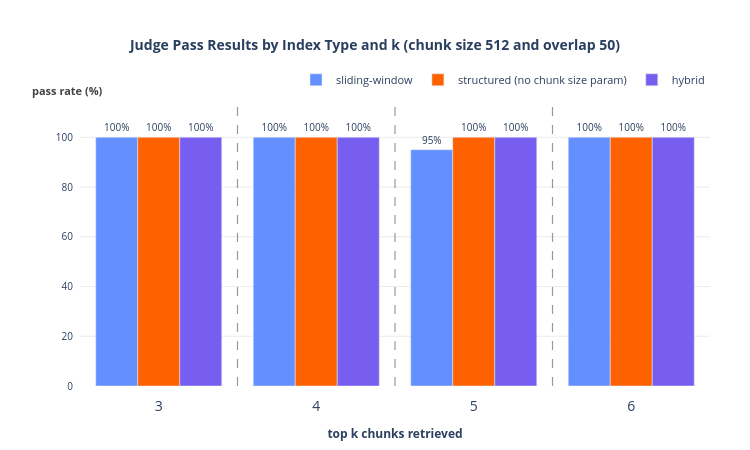
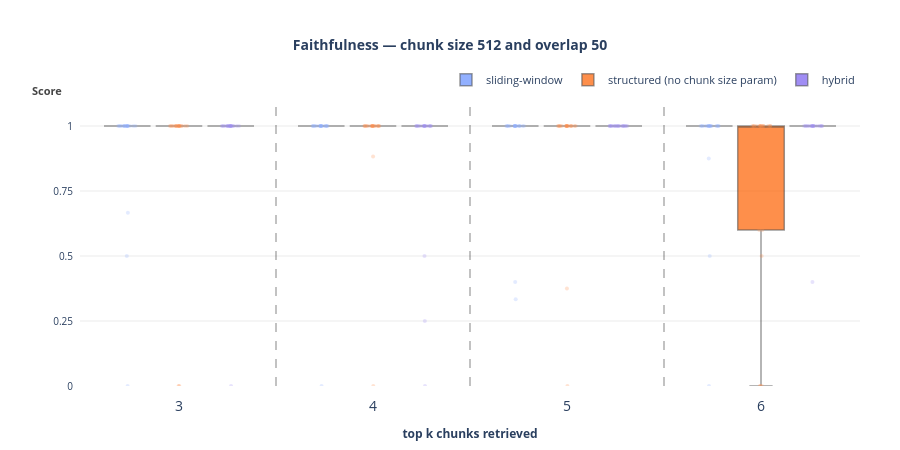
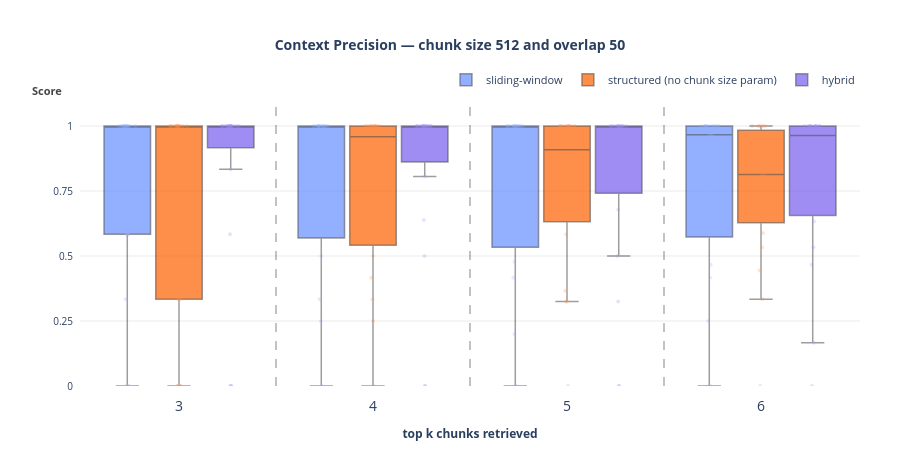

Source (notebook cell) for these figures, in order:
### Markdown cell above
# NO ANSWARE: 512

### Code cell
CHUNK_SIZE = 512
OVERLAP_SIZE = 50
df    = load_all_results(chunk_size=CHUNK_SIZE, no_answare=True)
stats = pass_stats(df)
means = metric_means(df, NO_ANSWARE_METRICS)

plot_pass_rate(stats, PLOTS_NO_ANSWARE_DIR / "512_no_answare_pass_rate.png",
               f"Judge Pass Results by Index Type and k (chunk size {CHUNK_SIZE} and overlap {OVERLAP_SIZE})", INDEX_LABELS)

for metric in NO_ANSWARE_METRICS:
    plot_single_metric_boxplot(
        df,
        PLOTS_NO_ANSWARE_DIR / f"boxplot_no_answare_{CHUNK_SIZE}_{metric}.png",
        metric,
        INDEX_LABELS,
        f"{metric.replace('_', ' ').title()} — chunk size {CHUNK_SIZE} and overlap {OVERLAP_SIZE}",
    )

# plot_metrics_lines(means, PLOTS_NO_ANSWARE_DIR / "512_no_answare_metrics_lines.png", NO_ANSWARE_METRICS, INDEX_LABELS)

### Figure 1 — Plotly figure (JSON) as saved in the notebook; plotly's stock layout.template omitted (floating-point values rounded to 4 significant figures)
{"data": [{"marker": {"color": "#648FFF"}, "name": "sliding-window", "text": ["100%", "100%", "95%", "100%"], "textfont": {"size": 10}, "textposition": "outside", "type": "bar", "x": ["3", "4", "5", "6"], "y": [100.0, 100.0, 95.0, 100.0]}, {"marker": {"color": "#FE6100"}, "name": "structured (no chunk size param)", "text": ["100%", "100%", "100%", "100%"], "textfont": {"size": 10}, "textposition": "outside", "type": "bar", "x": ["3", "4", "5", "6"], "y": [100.0, 100.0, 100.0, 100.0]}, {"marker": {"color": "#785EF0"}, "name": "hybrid", "text": ["100%", "100%", "100%", "100%"], "textfont": {"size": 10}, "textposition": "outside", "type": "bar", "x": ["3", "4", "5", "6"], "y": [100.0, 100.0, 100.0, 100.0]}], "layout": {"annotations": [{"font": {"color": "#444", "size": 11}, "showarrow": false, "text": "<b>pass rate (%)</b>", "x": 0.04, "xanchor": "right", "xref": "paper", "y": 1, "yanchor": "bottom", "yref": "paper"}], "barmode": "group", "height": 450, "legend": {"font": {"size": 11}, "orientation": "h", "x": 1, "xanchor": "right", "y": 1.02, "yanchor": "bottom"}, "margin": {"b": 60, "l": 80, "r": 40, "t": 100}, "paper_bgcolor": "white", "plot_bgcolor": "white", "shapes": [{"line": {"color": "rgba(0, 0, 0, 0.40)", "dash": "dash", "width": 1.2}, "type": "line", "x0": 0.5, "x1": 0.5, "xref": "x", "y0": 0, "y1": 1, "yref": "paper"}, {"line": {"color": "rgba(0, 0, 0, 0.40)", "dash": "dash", "width": 1.2}, "type": "line", "x0": 1.5, "x1": 1.5, "xref": "x", "y0": 0, "y1": 1, "yref": "paper"}, {"line": {"color": "rgba(0, 0, 0, 0.40)", "dash": "dash", "width": 1.2}, "type": "line", "x0": 2.5, "x1": 2.5, "xref": "x", "y0": 0, "y1": 1, "yref": "paper"}], "title": {"font": {"size": 14, "weight": "bold"}, "text": "Judge Pass Results by Index Type and k (chunk size 512 and overlap 50)", "x": 0.5, "xanchor": "center"}, "width": 750, "xaxis": {"linecolor": "rgba(0,0,0,0.5)", "linewidth": 1, "showline": false, "tickangle": 0, "tickfont": {"size": 14}, "ticklabelstandoff": 10, "title": {"font": {"size": 12}, "text": "<b>top k chunks retrieved</b>"}}, "yaxis": {"gridcolor": "rgba(0,0,0,0.08)", "gridwidth": 1, "linecolor": "rgba(0,0,0,0.5)", "linewidth": 1, "range": [0, 115], "showgrid": true, "showline": false, "tickfont": {"size": 10}, "ticklabelstandoff": 6, "tickvals": [0, 20, 40, 60, 80, 100]}}}

### Figure 2 — Plotly figure (JSON) as saved in the notebook; plotly's stock layout.template omitted (floating-point values rounded to 4 significant figures)
{"data": [{"boxmean": false, "boxpoints": "all", "fillcolor": "#648FFF", "jitter": 0.4, "legendgroup": "sliding-window", "line": {"color": "rgba(0, 0, 0, 0.55)", "width": 1.5}, "marker": {"color": "#648FFF", "line": {"width": 0}, "opacity": 0.25, "size": 4}, "name": "sliding-window", "opacity": 0.7, "pointpos": 0, "showlegend": true, "type": "box", "x": ["3", "3", "3", "3", "3", "3", "3", "3", "3", "3", "3", "3", "3", "3", "3", "3", "3", "3", "3", "3", "4", "4", "4", "4", "4", "4", "4", "4", "4", "4", "4", "4", "4", "4", "4", "4", "4", "4", "4", "4", "5", "5", "5", "5", "5", "5", "5", "5", "5", "5", "5", "5", "5", "5", "5", "5", "5", "5", "5", "5", "6", "6", "6", "6", "6", "6", "6", "6", "6", "6", "6", "6", "6", "6", "6", "6", "6", "6", "6", "6"], "y": [1, 0, 1, 1, 1, 0.5, 1, 1, 1, 1, 1, 1, 1, 1, 1, 1, 1, 1, 0.6667, 1, 1, 0, 1, 1, 1, 1, 1, 1, 1, 1, 1, 1, 1, 1, 1, 1, 1, 1, 1, 1, 1, 1, 1, 1, 1, 1, 1, 0.4, 1, 0.3333, 1, 1, 1, 1, 1, 1, 1, 1, 1, 1, 1, 0.875, 1, 1, 1, 1, 1, 0.5, 1, 1, 1, 1, 0, 1, 1, 1, 1, 1, 1, 1]}, {"boxmean": false, "boxpoints": "all", "fillcolor": "#FE6100", "jitter": 0.4, "legendgroup": "structured (no chunk size param)", "line": {"color": "rgba(0, 0, 0, 0.55)", "width": 1.5}, "marker": {"color": "#FE6100", "line": {"width": 0}, "opacity": 0.25, "size": 4}, "name": "structured (no chunk size param)", "opacity": 0.7, "pointpos": 0, "showlegend": true, "type": "box", "x": ["3", "3", "3", "3", "3", "3", "3", "3", "3", "3", "3", "3", "3", "3", "3", "3", "3", "3", "3", "3", "4", "4", "4", "4", "4", "4", "4", "4", "4", "4", "4", "4", "4", "4", "4", "4", "4", "4", "4", "4", "5", "5", "5", "5", "5", "5", "5", "5", "5", "5", "5", "5", "5", "5", "5", "5", "5", "5", "5", "5", "6", "6", "6", "6", "6", "6", "6", "6", "6", "6", "6", "6", "6", "6", "6", "6", "6", "6", "6", "6"], "y": [1, 1, 0, 1, 1, 0, 1, 1, 1, 1, 1, 1, 1, 1, 1, 1, 1, 1, 1, 1, 1, 1, 1, 1, 1, 1, 1, 1, 0, 1, 1, 1, 1, 1, 1, 1, 1, 1, 1, 0.8824, 1, 1, 1, 1, 1, 0, 1, 1, 1, 1, 1, 1, 1, 1, 0.375, 1, 1, 1, 1, 1, 1, 0, 1, 1, 0.5, 0, 1, 0.6, 0, 1, 1, 1, 1, 0.6, 1, 1, 1, 1, 1, 1]}, {"boxmean": false, "boxpoints": "all", "fillcolor": "#785EF0", "jitter": 0.4, "legendgroup": "hybrid", "line": {"color": "rgba(0, 0, 0, 0.55)", "width": 1.5}, "marker": {"color": "#785EF0", "line": {"width": 0}, "opacity": 0.25, "size": 4}, "name": "hybrid", "opacity": 0.7, "pointpos": 0, "showlegend": true, "type": "box", "x": ["3", "3", "3", "3", "3", "3", "3", "3", "3", "3", "3", "3", "3", "3", "3", "3", "3", "3", "3", "3", "4", "4", "4", "4", "4", "4", "4", "4", "4", "4", "4", "4", "4", "4", "4", "4", "4", "4", "4", "4", "5", "5", "5", "5", "5", "5", "5", "5", "5", "5", "5", "5", "5", "5", "5", "5", "5", "5", "5", "5", "6", "6", "6", "6", "6", "6", "6", "6", "6", "6", "6", "6", "6", "6", "6", "6", "6", "6", "6", "6"], "y": [1, 1, 1, 1, 1, 0, 1, 1, 1, 1, 1, 1, 1, 1, 1, 1, 1, 1, 1, 1, 1, 1, 1, 1, 1, 0.5, 1, 0.25, 0, 1, 1, 1, 1, 1, 1, 1, 1, 1, 1, 1, 1, 1, 1, 1, 1, 1, 1, 1, 1, 1, 1, 1, 1, 1, 1, 1, 1, 1, 1, 1, 1, 1, 1, 1, 1, 1, 1, 1, 1, 1, 1, 1, 1, 1, 1, 1, 1, 0.4, 1, 1]}], "layout": {"annotations": [{"font": {"color": "#444", "size": 11}, "showarrow": false, "text": "<b>Score</b>", "x": -0.02, "xanchor": "right", "xref": "paper", "y": 1, "yanchor": "bottom", "yref": "paper"}], "boxgap": 0.2, "boxgroupgap": 0.1, "boxmode": "group", "height": 450, "legend": {"font": {"size": 11}, "orientation": "h", "x": 1, "xanchor": "right", "y": 1.02, "yanchor": "bottom"}, "margin": {"b": 60, "l": 80, "r": 40, "t": 100}, "paper_bgcolor": "white", "plot_bgcolor": "white", "shapes": [{"line": {"color": "rgba(0, 0, 0, 0.40)", "dash": "dash", "width": 1.2}, "type": "line", "x0": 0.5, "x1": 0.5, "xref": "x", "y0": 0, "y1": 1, "yref": "paper"}, {"line": {"color": "rgba(0, 0, 0, 0.40)", "dash": "dash", "width": 1.2}, "type": "line", "x0": 1.5, "x1": 1.5, "xref": "x", "y0": 0, "y1": 1, "yref": "paper"}, {"line": {"color": "rgba(0, 0, 0, 0.40)", "dash": "dash", "width": 1.2}, "type": "line", "x0": 2.5, "x1": 2.5, "xref": "x", "y0": 0, "y1": 1, "yref": "paper"}], "title": {"font": {"size": 14, "weight": "bold"}, "text": "Faithfulness — chunk size 512 and overlap 50", "x": 0.5, "xanchor": "center"}, "width": 900, "xaxis": {"categoryarray": ["3", "4", "5", "6"], "categoryorder": "array", "linecolor": "rgba(0,0,0,0.5)", "linewidth": 1, "showline": false, "tickangle": 0, "tickfont": {"size": 14}, "ticklabelstandoff": 10, "title": {"font": {"size": 12}, "text": "<b>top k chunks retrieved</b>"}}, "yaxis": {"gridcolor": "rgba(0,0,0,0.08)", "gridwidth": 1, "linecolor": "rgba(0,0,0,0.5)", "linewidth": 1, "range": [0, 1.1], "showgrid": true, "showline": false, "tickfont": {"size": 10}, "ticklabelstandoff": 6, "tickvals": [0, 0.25, 0.5, 0.75, 1], "title": {"text": ""}}}}

### Figure 3 — Plotly figure (JSON) as saved in the notebook; plotly's stock layout.template omitted (floating-point values rounded to 4 significant figures)
{"data": [{"boxmean": false, "boxpoints": "all", "fillcolor": "#648FFF", "jitter": 0.4, "legendgroup": "sliding-window", "line": {"color": "rgba(0, 0, 0, 0.55)", "width": 1.5}, "marker": {"color": "#648FFF", "line": {"width": 0}, "opacity": 0.25, "size": 4}, "name": "sliding-window", "opacity": 0.7, "pointpos": 0, "showlegend": true, "type": "box", "x": ["3", "3", "3", "3", "3", "3", "3", "3", "3", "3", "3", "3", "3", "3", "3", "3", "3", "3", "3", "3", "4", "4", "4", "4", "4", "4", "4", "4", "4", "4", "4", "4", "4", "4", "4", "4", "4", "4", "4", "4", "5", "5", "5", "5", "5", "5", "5", "5", "5", "5", "5", "5", "5", "5", "5", "5", "5", "5", "5", "5", "6", "6", "6", "6", "6", "6", "6", "6", "6", "6", "6", "6", "6", "6", "6", "6", "6", "6", "6", "6"], "y": [0, 0, 0, 0.5833, 1, 1, 0.5833, 1, 0.8333, 1, 1, 0.3333, 1, 1, 0.5833, 1, 1, 0.5833, 1, 1, 0, 0.5, 0, 0.25, 1, 1, 1, 1, 0.8333, 1, 1, 0.3333, 0.9167, 1, 0.6389, 1, 1, 0.6389, 1, 1, 0.2, 0, 0, 0.4778, 1, 1, 0.6792, 1, 0.8333, 1, 1, 0.5889, 1, 1, 0.4167, 1, 1, 0.6792, 1, 1, 0.25, 0, 0, 1, 1, 0.8333, 1, 1, 0.7708, 0.9667, 1, 0.4667, 0.8875, 1, 0.4167, 1, 1, 0.6792, 1, 0.9667]}, {"boxmean": false, "boxpoints": "all", "fillcolor": "#FE6100", "jitter": 0.4, "legendgroup": "structured (no chunk size param)", "line": {"color": "rgba(0, 0, 0, 0.55)", "width": 1.5}, "marker": {"color": "#FE6100", "line": {"width": 0}, "opacity": 0.25, "size": 4}, "name": "structured (no chunk size param)", "opacity": 0.7, "pointpos": 0, "showlegend": true, "type": "box", "x": ["3", "3", "3", "3", "3", "3", "3", "3", "3", "3", "3", "3", "3", "3", "3", "3", "3", "3", "3", "3", "4", "4", "4", "4", "4", "4", "4", "4", "4", "4", "4", "4", "4", "4", "4", "4", "4", "4", "4", "4", "5", "5", "5", "5", "5", "5", "5", "5", "5", "5", "5", "5", "5", "5", "5", "5", "5", "5", "5", "5", "6", "6", "6", "6", "6", "6", "6", "6", "6", "6", "6", "6", "6", "6", "6", "6", "6", "6", "6", "6"], "y": [1, 0, 0, 0.3333, 1, 0, 1, 1, 0, 1, 1, 0.5833, 0.8333, 1, 1, 1, 1, 0.3333, 1, 1, 1, 0.5833, 0, 0.5, 1, 0.4167, 1, 1, 0.25, 0.75, 1, 0.6389, 0.9167, 0.8333, 1, 1, 1, 0.3333, 1, 1, 1, 0.325, 0, 1, 0.95, 0.5833, 1, 1, 0.325, 0.7, 1, 0.6792, 0.8042, 1, 1, 1, 1, 0.3667, 0.8667, 0.8056, 1, 0.4444, 0, 0.3333, 0.9267, 0.6667, 1, 1, 0.5333, 0.7, 1, 0.6792, 0.81, 0.8333, 0.9667, 1, 0.8767, 0.5889, 0.8167, 0.7708]}, {"boxmean": false, "boxpoints": "all", "fillcolor": "#785EF0", "jitter": 0.4, "legendgroup": "hybrid", "line": {"color": "rgba(0, 0, 0, 0.55)", "width": 1.5}, "marker": {"color": "#785EF0", "line": {"width": 0}, "opacity": 0.25, "size": 4}, "name": "hybrid", "opacity": 0.7, "pointpos": 0, "showlegend": true, "type": "box", "x": ["3", "3", "3", "3", "3", "3", "3", "3", "3", "3", "3", "3", "3", "3", "3", "3", "3", "3", "3", "3", "4", "4", "4", "4", "4", "4", "4", "4", "4", "4", "4", "4", "4", "4", "4", "4", "4", "4", "4", "4", "5", "5", "5", "5", "5", "5", "5", "5", "5", "5", "5", "5", "5", "5", "5", "5", "5", "5", "5", "5", "6", "6", "6", "6", "6", "6", "6", "6", "6", "6", "6", "6", "6", "6", "6", "6", "6", "6", "6", "6"], "y": [0, 1, 0, 0.8333, 1, 1, 1, 1, 0, 1, 1, 0.5833, 1, 1, 1, 1, 1, 1, 1, 1, 0, 0.9167, 0, 1, 1, 1, 1, 1, 0.5, 1, 1, 0.6389, 0.8056, 1, 1, 1, 1, 1, 1, 1, 0, 0.5, 0, 0.8333, 1, 1, 1, 1, 0.325, 1, 1, 0.6792, 0.8042, 0.8667, 1, 1, 1, 1, 0.8667, 1, 0.1667, 0.9267, 0, 0.7222, 1, 0.4667, 1, 1, 0.5333, 1, 1, 0.6792, 0.7, 0.6333, 1, 1, 1, 1, 0.8167, 1]}], "layout": {"annotations": [{"font": {"color": "#444", "size": 11}, "showarrow": false, "text": "<b>Score</b>", "x": -0.02, "xanchor": "right", "xref": "paper", "y": 1, "yanchor": "bottom", "yref": "paper"}], "boxgap": 0.2, "boxgroupgap": 0.1, "boxmode": "group", "height": 450, "legend": {"font": {"size": 11}, "orientation": "h", "x": 1, "xanchor": "right", "y": 1.02, "yanchor": "bottom"}, "margin": {"b": 60, "l": 80, "r": 40, "t": 100}, "paper_bgcolor": "white", "plot_bgcolor": "white", "shapes": [{"line": {"color": "rgba(0, 0, 0, 0.40)", "dash": "dash", "width": 1.2}, "type": "line", "x0": 0.5, "x1": 0.5, "xref": "x", "y0": 0, "y1": 1, "yref": "paper"}, {"line": {"color": "rgba(0, 0, 0, 0.40)", "dash": "dash", "width": 1.2}, "type": "line", "x0": 1.5, "x1": 1.5, "xref": "x", "y0": 0, "y1": 1, "yref": "paper"}, {"line": {"color": "rgba(0, 0, 0, 0.40)", "dash": "dash", "width": 1.2}, "type": "line", "x0": 2.5, "x1": 2.5, "xref": "x", "y0": 0, "y1": 1, "yref": "paper"}], "title": {"font": {"size": 14, "weight": "bold"}, "text": "Context Precision — chunk size 512 and overlap 50", "x": 0.5, "xanchor": "center"}, "width": 900, "xaxis": {"categoryarray": ["3", "4", "5", "6"], "categoryorder": "array", "linecolor": "rgba(0,0,0,0.5)", "linewidth": 1, "showline": false, "tickangle": 0, "tickfont": {"size": 14}, "ticklabelstandoff": 10, "title": {"font": {"size": 12}, "text": "<b>top k chunks retrieved</b>"}}, "yaxis": {"gridcolor": "rgba(0,0,0,0.08)", "gridwidth": 1, "linecolor": "rgba(0,0,0,0.5)", "linewidth": 1, "range": [0, 1.1], "showgrid": true, "showline": false, "tickfont": {"size": 10}, "ticklabelstandoff": 6, "tickvals": [0, 0.25, 0.5, 0.75, 1], "title": {"text": ""}}}}
